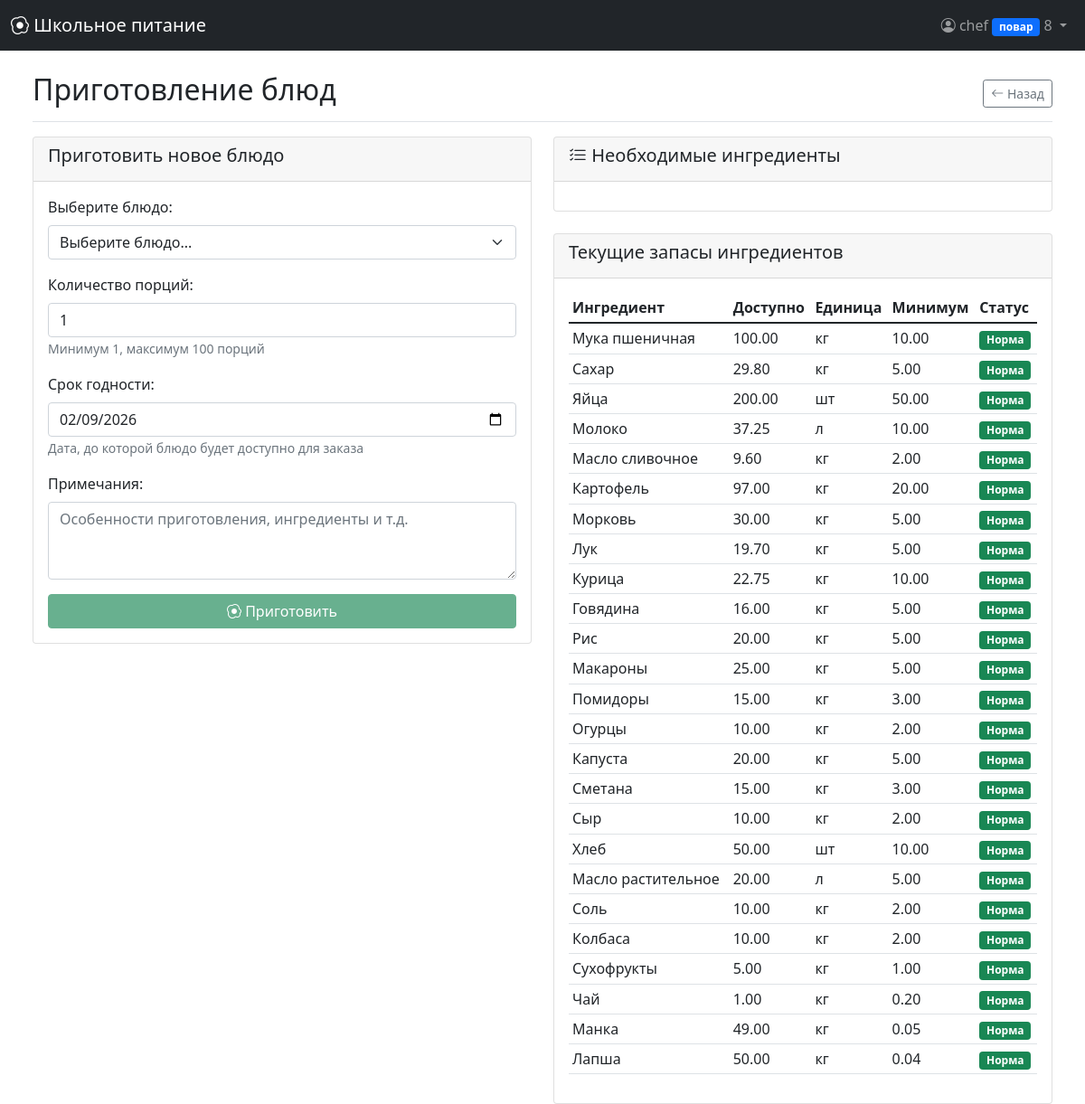
Page /prepare_meal (signed in) on the committed database.
### models.py (models this page shows, shortened)
class User(UserMixin, db.Model):
    __tablename__ = 'users'
    id = db.Column(db.Integer, primary_key=True)
    username = db.Column(db.String(64), unique=True, nullable=False)
    email = db.Column(db.String(120), unique=True, nullable=False)
    password_hash = db.Column(db.String(256), nullable=False)
    role = db.Column(db.String(20), nullable=False, default='ученик')
    grade = db.Column(db.String(10))
    balance = db.Column(db.Float, default=0.0)
    created_at = db.Column(db.DateTime, default=datetime.utcnow)
    allergies = db.relationship('Allergy', backref='user', lazy='dynamic')
    orders = db.relationship('Order', backref='user', lazy='dynamic', foreign_keys='Order.user_id')
    feedbacks = db.relationship('Feedback', backref='user', lazy='dynamic')
    notifications = db.relationship('Notification', backref='user', lazy='dynamic')
    subscriptions = db.relationship('Subscription', backref='user', lazy='dynamic')
    prepared_meals = db.relationship('PreparedMeal', foreign_keys='PreparedMeal.prepared_by', backref='preparer',
                                     lazy='dynamic')
    served_orders = db.relationship('Order', foreign_keys='Order.served_by', backref='served_by_user', lazy='dynamic')

class Inventory(db.Model):
    __tablename__ = 'inventory'
    id = db.Column(db.Integer, primary_key=True)
    ingredient = db.Column(db.String(100), nullable=False)
    quantity = db.Column(db.Float, nullable=False)
    unit = db.Column(db.String(20))
    min_quantity = db.Column(db.Float, nullable=False)
    last_updated = db.Column(db.DateTime, default=datetime.utcnow)

### app.py (the view, shortened to what this page needs)
@app.route('/prepare_meal', methods=['GET', 'POST'])
@login_required
@role_required(['повар'])
def prepare_meal():
    form = PrepareMealForm()
    available_meals = Meal.query.filter(Meal.is_available == True).all()
    inventory_items = Inventory.query.all()
    if available_meals:
        form.meal_id.choices = [(m.id, f"{m.name} ({m.price} руб.)") for m in available_meals]
    else:
        form.meal_id.choices = [(0, 'Нет доступных блюд')]
    return render_template('prepare_meal.html',
                           form=form,
                           available_meals=available_meals,
                           inventory_items=inventory_items,
                           date=date)

### forms.py
class PrepareMealForm(FlaskForm):
    meal_id = SelectField('Блюдо', coerce=int, choices=[], validators=[DataRequired()])
    quantity = IntegerField('Количество порций', validators=[
        DataRequired(),
        NumberRange(min=1, max=100)
    ])
    expiry_date = DateField('Срок годности до', format='%Y-%m-%d')
    notes = TextAreaField('Примечания')
    submit = SubmitField('Приготовить')

### app.py (called while the page is built)
def role_required(roles):
    def decorator(f):
        @wraps(f)
        @login_required
        def decorated_function(*args, **kwargs):
            if not current_user.is_authenticated:
                flash('Войдите в систему.', 'danger')
                return redirect(url_for('login'))
            if current_user.role not in roles:
                app.logger.warning(f'Unauthorized access attempt by user {current_user.id} to {request.endpoint}')
                flash('У вас нет прав для доступа к этой странице.', 'danger')
                return redirect(url_for('dashboard'))
            return f(*args, **kwargs)
        return decorated_function
    return decorator

### models.py (called while the page is built)
@login_manager.user_loader
def load_user(user_id):
    return db.session.get(User, int(user_id))

### templates/prepare_meal.html (shortened to what this page needs)
{% extends "base.html" %}
{% block content %}
<div class="d-flex justify-content-between flex-wrap flex-md-nowrap align-items-center pt-3 pb-2 mb-3 border-bottom">
    <h1 class="h2">Приготовление блюд</h1>
    <div class="btn-toolbar mb-2 mb-md-0">
        <a href="{{ url_for('chef_dashboard') }}" class="btn btn-sm btn-outline-secondary">
            <i class="bi bi-arrow-left"></i> Назад
        </a>
    </div>
</div>
<div class="row">
    <div class="col-md-6">
        <div class="card">
            <div class="card-header">
                <h5>Приготовить новое блюдо</h5>
            </div>
            <div class="card-body">
                <form method="POST" id="prepareMealForm">
                    <div class="mb-3">
                        <label class="form-label">Выберите блюдо:</label>
                        <select class="form-select {% if form.meal_id.errors %}is-invalid{% endif %}"
                                name="meal_id" id="mealSelect" required>
                            <option value="">Выберите блюдо...</option>
                        </select>
                    </div>
                    <div class="mb-3">
                        <label class="form-label">Количество порций:</label>
                        <input type="number" class="form-control {% if form.quantity.errors %}is-invalid{% endif %}"
                               name="quantity" id="quantityInput"
                               value="{{ form.quantity.data or '1' }}" min="1" max="100" required>
                        <small class="text-muted">Минимум 1, максимум 100 порций</small>
                    </div>
                    <div class="mb-3">
                        <label class="form-label">Срок годности:</label>
                        <input type="date" class="form-control" name="expiry_date"
                               value="{{ date.today().isoformat() }}"
                               min="{{ date.today().isoformat() }}">
                        <small class="text-muted">Дата, до которой блюдо будет доступно для заказа</small>
                    </div>
                    <div class="mb-3">
                        <label class="form-label">Примечания:</label>
                        <textarea class="form-control" name="notes" rows="3"
                                  placeholder="Особенности приготовления, ингредиенты и т.д.">{{ form.notes.data or '' }}</textarea>
                    </div>
                    <button type="submit" class="btn btn-success w-100" id="prepareButton" disabled>
                        <i class="bi bi-egg-fried"></i> Приготовить
                    </button>
                </form>
            </div>
        </div>
    </div>
    <div class="col-md-6">
        <div class="card mb-4">
            <div class="card-header">
                <h5><i class="bi bi-list-check"></i> Необходимые ингредиенты</h5>
            </div>
            <div class="card-body">
            </div>
        </div>
        <div class="card">
            <div class="card-header">
                <h5>Текущие запасы ингредиентов</h5>
            </div>
            <div class="card-body">
                {% if inventory_items %}
                <div class="table-responsive">
                    <table class="table table-sm table-hover">
                        <thead>
                            <tr>
                                <th>Ингредиент</th>
                                <th>Доступно</th>
                                <th>Единица</th>
                                <th>Минимум</th>
                                <th>Статус</th>
                            </tr>
                        </thead>
                        <tbody>
                            {% for item in inventory_items %}
                            <tr class="{% if item.quantity <= item.min_quantity %}table-warning{% endif %}">
                                <td>{{ item.ingredient }}</td>
                                <td>{{ "%.2f"|format(item.quantity) }}</td>
                                <td>{{ item.unit }}</td>
                                <td>{{ "%.2f"|format(item.min_quantity) }}</td>
                                <td>
                                    {% if item.quantity <= item.min_quantity * 0.5 %}
                                        <span class="badge bg-danger">Критично</span>
                                    {% elif item.quantity <= item.min_quantity %}
                                        <span class="badge bg-warning">Низкий</span>
                                    {% else %}
                                        <span class="badge bg-success">Норма</span>
                                    {% endif %}
                                </td>
                            </tr>
                            {% endfor %}
                        </tbody>
                    </table>
                </div>
                {% else %}
                <div class="alert alert-warning">
                    <i class="bi bi-exclamation-triangle"></i>
                    Нет данных об ингредиентах
                </div>
                {% endif %}
            </div>
        </div>
    </div>
</div>
{% endblock %}

### templates/base.html (shortened to what this page needs)
<!DOCTYPE html>
<html lang="ru">
<head>
    <link href="https://cdn.jsdelivr.net/npm/bootstrap@5.1.3/dist/css/bootstrap.min.css" rel="stylesheet">
    <link rel="stylesheet" href="https://cdn.jsdelivr.net/npm/bootstrap-icons@1.8.1/font/bootstrap-icons.css">
</head>
<body>
    <nav class="navbar navbar-expand-lg navbar-dark bg-dark fixed-top">
        <div class="container-fluid">
            <a class="navbar-brand" href="{{ url_for('dashboard') if current_user.is_authenticated else url_for('home') }}">
                <i class="bi bi-egg-fried"></i> Школьное питание
            </a>
            <div class="navbar-nav ms-auto">
                {% if current_user.is_authenticated %}
                <div class="nav-item dropdown">
                    <a class="nav-link dropdown-toggle" href="#" id="navbarDropdown" role="button" data-bs-toggle="dropdown">
                        <i class="bi bi-person-circle"></i> {{ current_user.username }}
                        <span class="badge bg-primary">{{ current_user.role }}</span>
                        <span id="notification-count" class="notification-badge" style="display:none;"></span>
                    </a>
                </div>
                {% else %}
                <div class="nav-item">
                    <a class="nav-link" href="{{ url_for('login') }}"><i class="bi bi-box-arrow-in-right"></i> Войти</a>
                </div>
                {% endif %}
            </div>
        </div>
    </nav>
    <div class="container-fluid mt-5 pt-3">
        {% if current_user.is_authenticated %}
            <main role="main" class="px-4">
                {% block content %}{% endblock %}
            </main>
        {% else %}
            <div class="container mt-5 pt-4">
                {% block auth_content %}{% endblock %}
            </div>
        {% endif %}
    </div>
</body>
</html>

### rows in the picture
User: username "chef", role "повар"
Inventory: ingredient "Мука пшеничная", quantity "100.00", unit "кг", min_quantity "10.00", shows "Норма"
Inventory: ingredient "Сахар", quantity "29.80", unit "кг", min_quantity "5.00", shows "Норма"
Inventory: ingredient "Яйца", quantity "200.00", unit "шт", min_quantity "50.00", shows "Норма"
Inventory: ingredient "Молоко", quantity "37.25", unit "л", min_quantity "10.00", shows "Норма"
Inventory: ingredient "Масло сливочное", quantity "9.60", unit "кг", min_quantity "2.00", shows "Норма"
Inventory: ingredient "Картофель", quantity "97.00", unit "кг", min_quantity "20.00", shows "Норма"
Inventory: ingredient "Морковь", quantity "30.00", unit "кг", min_quantity "5.00", shows "Норма"
Inventory: ingredient "Лук", quantity "19.70", unit "кг", min_quantity "5.00", shows "Норма"
Inventory: ingredient "Курица", quantity "22.75", unit "кг", min_quantity "10.00", shows "Норма"
Inventory: ingredient "Говядина", quantity "16.00", unit "кг", min_quantity "5.00", shows "Норма"
Inventory: ingredient "Рис", quantity "20.00", unit "кг", min_quantity "5.00", shows "Норма"
Inventory: ingredient "Макароны", quantity "25.00", unit "кг", min_quantity "5.00", shows "Норма"
Inventory: ingredient "Помидоры", quantity "15.00", unit "кг", min_quantity "3.00", shows "Норма"
Inventory: ingredient "Огурцы", quantity "10.00", unit "кг", min_quantity "2.00", shows "Норма"
Inventory: ingredient "Капуста", quantity "20.00", unit "кг", min_quantity "5.00", shows "Норма"
Inventory: ingredient "Сметана", quantity "15.00", unit "кг", min_quantity "3.00", shows "Норма"
Inventory: ingredient "Сыр", quantity "10.00", unit "кг", min_quantity "2.00", shows "Норма"
Inventory: ingredient "Хлеб", quantity "50.00", unit "шт", min_quantity "10.00", shows "Норма"
Inventory: ingredient "Масло растительное", quantity "20.00", unit "л", min_quantity "5.00", shows "Норма"
Inventory: ingredient "Соль", quantity "10.00", unit "кг", min_quantity "2.00", shows "Норма"
Inventory: ingredient "Колбаса", quantity "10.00", unit "кг", min_quantity "2.00", shows "Норма"
Inventory: ingredient "Сухофрукты", quantity "5.00", unit "кг", min_quantity "1.00", shows "Норма"
Inventory: ingredient "Чай", quantity "1.00", unit "кг", min_quantity "0.20", shows "Норма"
Inventory: ingredient "Манка", quantity "49.00", unit "кг", min_quantity "0.05", shows "Норма"
Inventory: ingredient "Лапша", quantity "50.00", unit "кг", min_quantity "0.04", shows "Норма"
